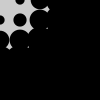
Frame 1 (no input)
Frame 60 (the mouse pressed at the canvas centre just before this capture): identical to frame 1, image omitted
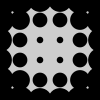
Frame 120 (the mouse held since frame 60 and released just before this capture)

The Processing sketch that drew these frames (run headless with seeded random() and noise(); from frame 60 on, the mouse is pressed at the canvas centre):

// Processing sketch: circle_follow
// ── circle_follow.pde
float maxDistance;

void setup() {
  size(100, 100); 
  noStroke();
  fill(0);
  maxDistance = dist(0, 0, width, height);
}

void draw() {
  background(204);
  for (int i = 0; i <= width; i += 20) {
    for (int j = 0; j <= height; j += 20) {
      float mouseDist = dist(mouseX, mouseY, i, j);
      float diameter = (mouseDist / maxDistance) * 66.0;
      ellipse(i, j, diameter, diameter);
    }
  }
}
